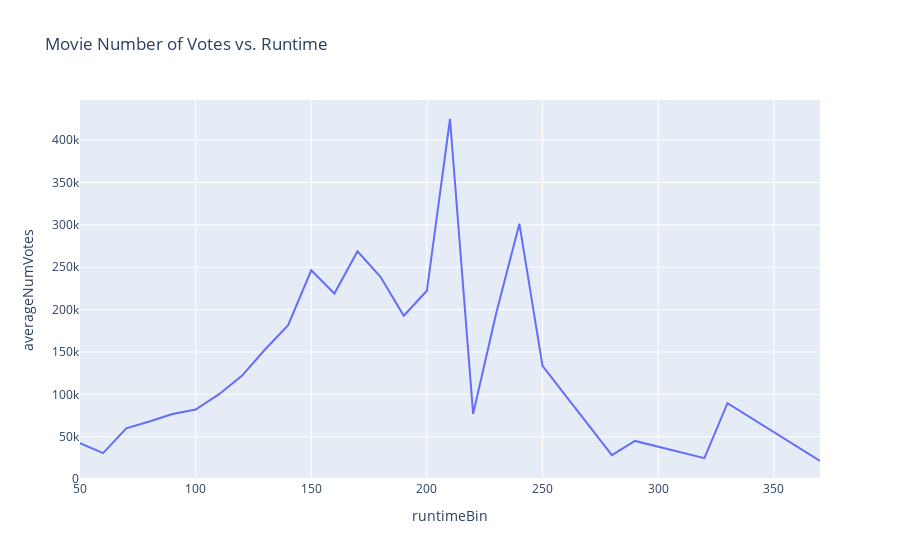

Notebook code cell kept with this figure:
### Code cell
px.line(res_q7, x="runtimeBin", y="averageNumVotes",
        title="Movie Number of Votes vs. Runtime")

### Figure 1 — Plotly figure (JSON) as saved in the notebook; plotly's stock layout.template omitted (floating-point values rounded to 4 significant figures)
{"data": [{"hovertemplate": "runtimeBin=%{x}<br>averageNumVotes=%{y}<extra></extra>", "legendgroup": "", "line": {"color": "#636efa", "dash": "solid"}, "marker": {"symbol": "circle"}, "mode": "lines", "name": "", "orientation": "v", "showlegend": false, "type": "scatter", "x": [50, 60, 70, 80, 90, 100, 110, 120, 130, 140, 150, 160, 170, 180, 190, 200, 210, 220, 230, 240, 250, 280, 290, 320, 330, 370], "xaxis": "x", "y": [42535, 30670.0, 59822, 67900.0, 76910.0, 82150.0, 99910.0, 121900.0, 152900.0, 181700.0, 246400.0, 219000.0, 268700.0, 238400.0, 192700.0, 222200.0, 424800.0, 77060.0, 196100.0, 301315, 133652, 28216, 45046, 24701, 89634, 21371], "yaxis": "y"}], "layout": {"autosize": true, "legend": {"tracegroupgap": 0}, "title": {"text": "Movie Number of Votes vs. Runtime"}, "xaxis": {"anchor": "y", "autorange": true, "domain": [0, 1], "range": [50, 370], "title": {"text": "runtimeBin"}, "type": "linear"}, "yaxis": {"anchor": "x", "autorange": true, "domain": [0, 1], "range": [-1044.0, 447300.0], "title": {"text": "averageNumVotes"}, "type": "linear"}}}
